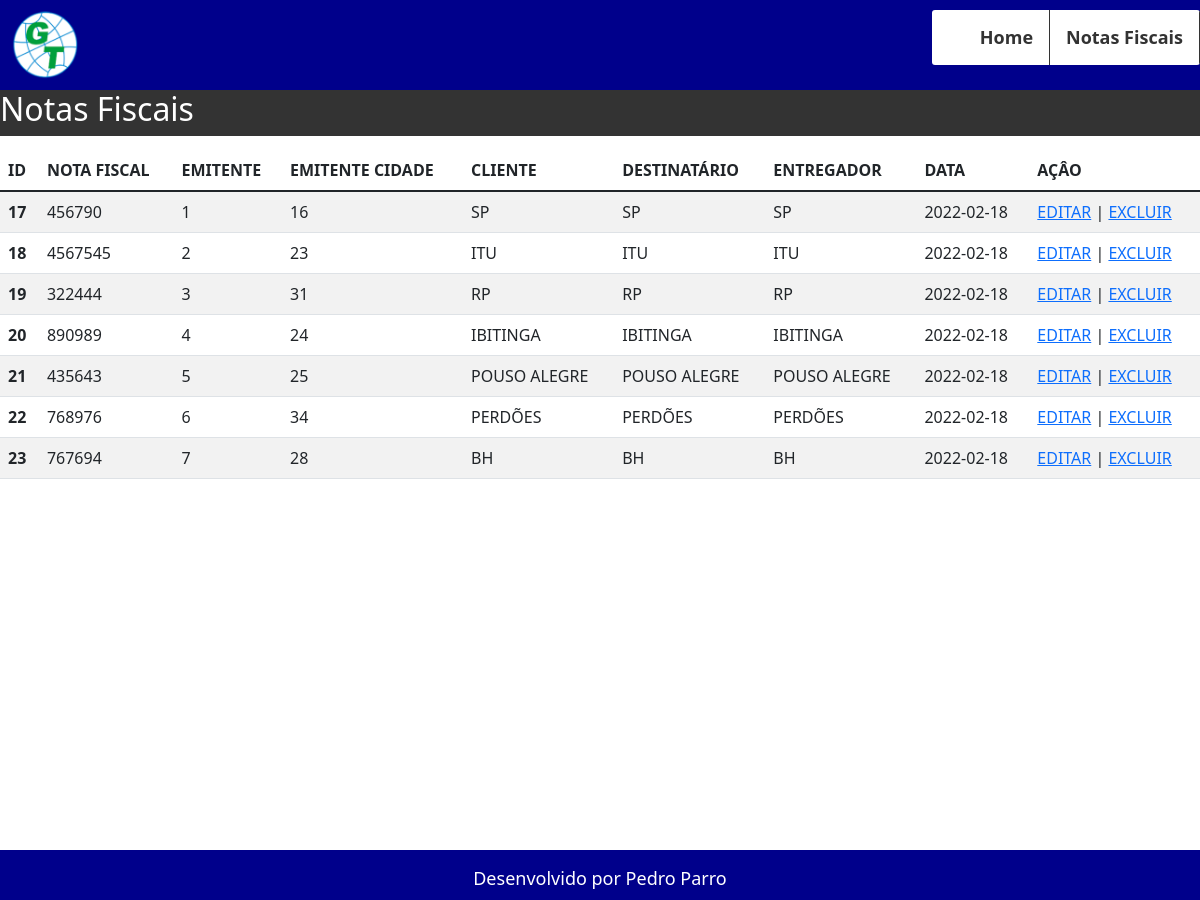
The app's page /views/notas.php with its own data.
### tables this page shows
CREATE TABLE `operacoes` (
  `id` int(11) NOT NULL,
  `nf` varchar(15) NOT NULL,
  `operacoes_emitente` int(11) NOT NULL,
  `operacoes_cidades` int(11) NOT NULL,
  `cliente` varchar(250) NOT NULL,
  `destinatario` varchar(250) NOT NULL,
  `entregador` varchar(220) NOT NULL,
  `data_op` date NOT NULL
);

### models/ClassConexao.php (called while the page is built, shortened)
<?php
class ClassConexao
{
    public $server = "127.0.0.1";
    public $banco = "crud";
    public $user = "root";
    public $pass = "";
    public function conectaDB(){
        try {
            $pdo = new \PDO("mysql:host=$this->server;dbname=$this->banco", $this->user, $this->pass);
            $pdo->setAttribute(\PDO::ATTR_ERRMODE, \PDO::ERRMODE_EXCEPTION);
        } catch (\PDOException $erro) {
            echo "Erro de conexão";
            return $erro->getMessage();
        }
        return $pdo;
    }
}
?>

### models/ClassCrud.php (called while the page is built, shortened)
<?php
class ClassCrud extends ClassConexao
{
   private $crud;
   private function prepareExecute($query , $parametros)
   {
       $this->crud=$this->conectaDB("127.0.0.1", "crud", "root", "")->prepare($query);
       $this->crud->execute();
   }
   private function countParametros($parametros)
   {
       $this->contador=count($parametros);
   }
   public function selectDB($fields, $table, $where, $parametros){
        $this->prepareExecute("SELECT {$fields} FROM {$table} {$where}", $parametros);
        return $this->crud;
   }
}
?>

### views/notas.php (the view, shortened to what this page needs)
<!DOCTYPE html>
<html lang="pt-br">
<head>
    <link href="https://cdn.jsdelivr.net/npm/bootstrap@5.1.3/dist/css/bootstrap.min.css" rel="stylesheet">
    <link rel="stylesheet" href="https://cdnjs.cloudflare.com/ajax/libs/font-awesome/4.7.0/css/font-awesome.min.css">
    <link rel="stylesheet" href="../public/css/style.css">
</head>
<body>
    <header>
            <div class="navbar">
                 <img src="../public/images/logo-150x150.png" title="Home" width="70px" height="70px">
                <ul>
                    <li><a href="../index.php">Home</a></li>
                    <li><a href="./notas.php">Notas Fiscais</a></li>
                </ul>
            </div>
    </header>
    <div class="title-h2">
        <h2>Notas Fiscais</h2>
    </div>
    <section id="notas">
        <table class="table table-striped table-hover">
            <thead>
                <tr>
                    <th scope="col">ID</th>
                    <th scope="col">NOTA FISCAL</th>
                    <th scope="col">EMITENTE</th>
                    <th scope="col">EMITENTE CIDADE</th>
                    <th scope="col">CLIENTE</th>
                    <th scope="col">DESTINATÁRIO</th>
                    <th scope="col">ENTREGADOR</th>
                    <th scope="col">DATA</th>
                    <th scope="col">AÇÂO</th>
                </tr>
            </thead>
            <tbody>
                <?php
                $crud = new ClassCrud();
                $row = $crud->selectDB("*","operacoes","order by id",array());
                while($rows = $row->fetch(PDO::FETCH_ASSOC)){
                ?>
                <tr>
                    <th scope="row"><?php echo $rows['id']; ?></th>
                    <td><?php echo $rows['nf']; ?></td>
                    <td><?php echo $rows['operacoes_emitente']; ?></td>
                    <td><?php echo $rows['operacoes_cidades']; ?></td>
                    <td><?php echo $rows['cliente']; ?></td>
                    <td><?php echo $rows['destinatario']; ?></td>
                    <td><?php echo $rows['entregador']; ?></td>
                    <td><?php echo $rows['data_op']; ?></td>
                    <td><a href="<?php echo "./notasUpdate.php?id={$rows['id']}"?>">EDITAR</a> | <a href="<?php echo "../controllers/ControllerDelete.php?id={$rows['id']}"?>">EXCLUIR</a></td>
                </tr>
                <?php } ?>
            </tbody>
        </table>
    </section>
    <footer>
        <p>Desenvolvido por Pedro Parro</p>
    </footer>
</body>
</html>

### public/css/style.css (style rules this page uses)
* { margin: 0; padding: 0; box-sizing: border-box; }
body { width: 100%; }
section { width: 100%; height: 900px; }
section#notas { width: 100%; height: 900px; padding-top: 150px; }
.navbar { width: 100%; height: 90px; position: fixed; background-color: darkblue; color: #fff; display: inline-flex; align-items: center; z-index: 999; }
.navbar ul { list-style-type: none; margin-left: 800px; overflow: hidden; background-color: #fff; border-radius: 3px; display: inline-flex; align-items: center; }
.navbar li { float: right; border-right: 1px solid #333; }
.navbar li a { display: block; color: #333; text-align: center; padding: 14px 16px; text-decoration: none; font-size: 18px; font-weight: bold; outline: 0; }
.navbar img { margin-left: 10px; }
.title-h2 { width: 100%; background-color: #333; color: #fff; margin-top: 90px; position: fixed; z-index: 999; font-size: 20px; }
footer { width: 100%; height: 50px; background-color: darkblue; position: fixed; bottom: 0; left: 0; text-align: center; font-size: 18px; color: #fff; padding: 15px; }

### records on screen
operacoes: id "17", nf "456790", operacoes_emitente "1", operacoes_cidades "16", cliente "SP", destinatario "SP", entregador "SP", data_op "2022-02-18"
operacoes: id "18", nf "4567545", operacoes_emitente "2", operacoes_cidades "23", cliente "ITU", destinatario "ITU", entregador "ITU", data_op "2022-02-18"
operacoes: id "19", nf "322444", operacoes_emitente "3", operacoes_cidades "31", cliente "RP", destinatario "RP", entregador "RP", data_op "2022-02-18"
operacoes: id "20", nf "890989", operacoes_emitente "4", operacoes_cidades "24", cliente "IBITINGA", destinatario "IBITINGA", entregador "IBITINGA", data_op "2022-02-18"
operacoes: id "21", nf "435643", operacoes_emitente "5", operacoes_cidades "25", cliente "POUSO ALEGRE", destinatario "POUSO ALEGRE", entregador "POUSO ALEGRE", data_op "2022-02-18"
operacoes: id "22", nf "768976", operacoes_emitente "6", operacoes_cidades "34", cliente "PERDÕES", destinatario "PERDÕES", entregador "PERDÕES", data_op "2022-02-18"
operacoes: id "23", nf "767694", operacoes_emitente "7", operacoes_cidades "28", cliente "BH", destinatario "BH", entregador "BH", data_op "2022-02-18"
